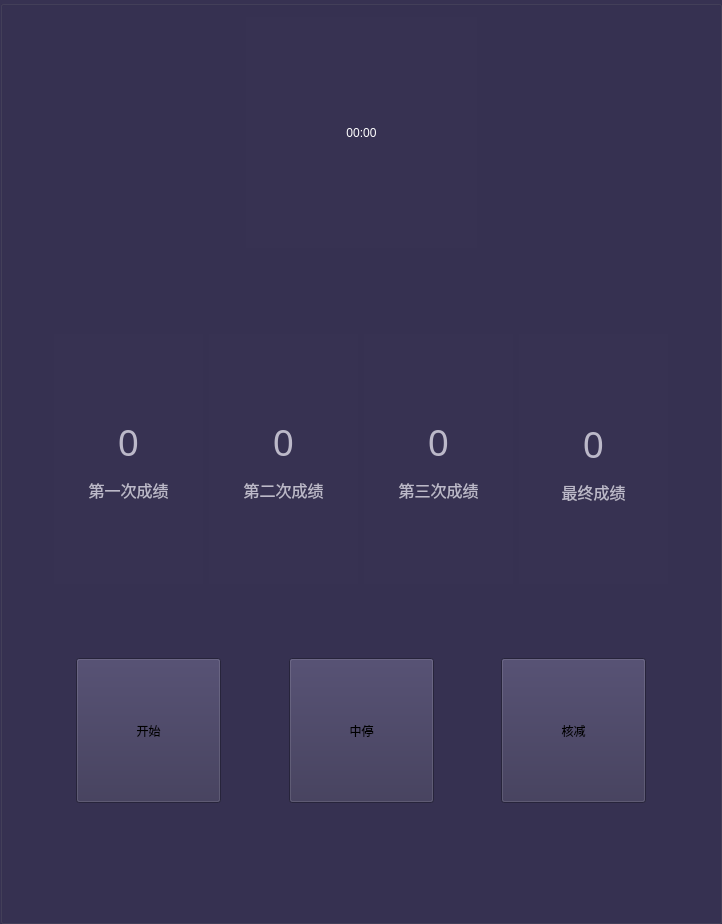
             <widget class="QGroupBox" name="gbScoreRecord">
              <property name="minimumSize">
               <size>
                <width>650</width>
                <height>0</height>
               </size>
              </property>
              <property name="styleSheet">
               <string notr="true">    background-color: rgb(55, 50, 82);</string>
              </property>
              <property name="title">
               <string/>
              </property>
              <layout class="QVBoxLayout" name="verticalLayout_27">
               <item>
                <layout class="QHBoxLayout" name="horizontalLayout_8">
                 <item>
                  <spacer name="horizontalSpacer_6">
                   <property name="orientation">
                    <enum>Qt::Horizontal</enum>
                   </property>
                   <property name="sizeHint" stdset="0">
                    <size>
                     <width>40</width>
                     <height>20</height>
                    </size>
                   </property>
                  </spacer>
                 </item>
                 <item>
                  <widget class="QLabel" name="lbCurLeftTimes">
                   <property name="minimumSize">
                    <size>
                     <width>231</width>
                     <height>231</height>
                    </size>
                   </property>
                   <property name="maximumSize">
                    <size>
                     <width>16777215</width>
                     <height>16777215</height>
                    </size>
                   </property>
                   <property name="styleSheet">
                    <string notr="true">color: rgb(255, 255, 255);</string>
                   </property>
                   <property name="text">
                    <string>00:00</string>
                   </property>
                   <property name="alignment">
                    <set>Qt::AlignCenter</set>
                   </property>
                  </widget>
                 </item>
                 <item>
                  <spacer name="horizontalSpacer_19">
                   <property name="orientation">
                    <enum>Qt::Horizontal</enum>
                   </property>
                   <property name="sizeHint" stdset="0">
                    <size>
                     <width>40</width>
                     <height>20</height>
                    </size>
                   </property>
                  </spacer>
                 </item>
                </layout>
               </item>
               <item>
                <spacer name="verticalSpacer_31">
                 <property name="orientation">
                  <enum>Qt::Vertical</enum>
                 </property>
                 <property name="sizeHint" stdset="0">
                  <size>
                   <width>20</width>
                   <height>40</height>
                  </size>
                 </property>
                </spacer>
               </item>
               <item>
                <spacer name="verticalSpacer_32">
                 <property name="orientation">
                  <enum>Qt::Vertical</enum>
                 </property>
                 <property name="sizeHint" stdset="0">
                  <size>
                   <width>20</width>
                   <height>40</height>
                  </size>
                 </property>
                </spacer>
               </item>
               <item>
                <layout class="QHBoxLayout" name="horizontalLayout_7">
                 <item>
                  <spacer name="horizontalSpacer_29">
                   <property name="orientation">
                    <enum>Qt::Horizontal</enum>
                   </property>
                   <property name="sizeHint" stdset="0">
                    <size>
                     <width>40</width>
                     <height>20</height>
                    </size>
                   </property>
                  </spacer>
                 </item>
                 <item>
                  <widget class="QGroupBox" name="gbScore1">
                   <property name="styleSheet">
                    <string notr="true">border:none;</string>
                   </property>
                   <property name="title">
                    <string/>
                   </property>
                   <layout class="QVBoxLayout" name="verticalLayout_4">
                    <item>
                     <spacer name="verticalSpacer_13">
                      <property name="orientation">
                       <enum>Qt::Vertical</enum>
                      </property>
                      <property name="sizeType">
                       <enum>QSizePolicy::Expanding</enum>
                      </property>
                      <property name="sizeHint" stdset="0">
                       <size>
                        <width>20</width>
                        <height>66</height>
                       </size>
                      </property>
                     </spacer>
                    </item>
                    <item>
                     <widget class="QLabel" name="lbScoreFirst">
                      <property name="minimumSize">
                       <size>
                        <width>0</width>
                        <height>0</height>
                       </size>
                      </property>
                      <property name="maximumSize">
                       <size>
                        <width>16777215</width>
                        <height>16777215</height>
                       </size>
                      </property>
                      <property name="font">
                       <font>
                        <family>Microsoft YaHei</family>
                        <pointsize>28</pointsize>
                        <weight>50</weight>
                        <bold>false</bold>
                       </font>
                      </property>
                      <property name="styleSheet">
                       <string notr="true">color: rgb(188, 185, 201);</string>
                      </property>
                      <property name="text">
                       <string>0</string>
                      </property>
                      <property name="alignment">
                       <set>Qt::AlignCenter</set>
                      </property>
                     </widget>
                    </item>
                    <item>
                     <widget class="QLabel" name="lbFirstScoreInfo">
                      <property name="minimumSize">
                       <size>
                        <width>125</width>
                        <height>33</height>
                       </size>
                      </property>
                      <property name="font">
                       <font>
                        <family>Microsoft YaHei</family>
                        <pointsize>12</pointsize>
                       </font>
                      </property>
                      <property name="styleSheet">
                       <string notr="true">color: rgb(188, 185, 201);</string>
                      </property>
                      <property name="text">
                       <string>第一次成绩</string>
                      </property>
                      <property name="alignment">
                       <set>Qt::AlignCenter</set>
                      </property>
                     </widget>
                    </item>
                    <item>
                     <spacer name="verticalSpacer_14">
                      <property name="orientation">
                       <enum>Qt::Vertical</enum>
                      </property>
                      <property name="sizeType">
                       <enum>QSizePolicy::Expanding</enum>
                      </property>
                      <property name="sizeHint" stdset="0">
                       <size>
                        <width>40</width>
                        <height>65</height>
                       </size>
                      </property>
                     </spacer>
                    </item>
                   </layout>
                  </widget>
                 </item>
                 <item>
                  <widget class="QGroupBox" name="gbScore2">
                   <property name="styleSheet">
                    <string notr="true">border:none;</string>
                   </property>
                   <property name="title">
                    <string/>
                   </property>
                   <layout class="QVBoxLayout" name="verticalLayout_22">
                    <item>
                     <spacer name="verticalSpacer_33">
                      <property name="orientation">
                       <enum>Qt::Vertical</enum>
                      </property>
                      <property name="sizeType">
                       <enum>QSizePolicy::Expanding</enum>
                      </property>
                      <property name="sizeHint" stdset="0">
                       <size>
                        <width>20</width>
                        <height>67</height>
                       </size>
                      </property>
                     </spacer>
                    </item>
                    <item>
                     <widget class="QLabel" name="lbScoreSecond">
                      <property name="minimumSize">
                       <size>
                        <width>0</width>
                        <height>0</height>
                       </size>
                      </property>
                      <property name="maximumSize">
                       <size>
                        <width>16777215</width>
                        <height>16777215</height>
                       </size>
                      </property>
                      <property name="font">
                       <font>
                        <family>Microsoft YaHei</family>
                        <pointsize>28</pointsize>
                        <weight>50</weight>
                        <bold>false</bold>
                       </font>
                      </property>
                      <property name="styleSheet">
                       <string notr="true">color: rgb(188, 185, 201);</string>
                      </property>
                      <property name="text">
                       <string>0</string>
                      </property>
                      <property name="alignment">
                       <set>Qt::AlignCenter</set>
                      </property>
                     </widget>
                    </item>
                    <item>
                     <widget class="QLabel" name="lbFirstScoreInfo_2">
                      <property name="minimumSize">
                       <size>
                        <width>125</width>
                        <height>33</height>
                       </size>
                      </property>
                      <property name="font">
                       <font>
                        <family>Microsoft YaHei</family>
                        <pointsize>12</pointsize>
                       </font>
                      </property>
                      <property name="styleSheet">
                       <string notr="true">color: rgb(188, 185, 201);</string>
                      </property>
                      <property name="text">
                       <string>第二次成绩</string>
                      </property>
                      <property name="alignment">
                       <set>Qt::AlignCenter</set>
                      </property>
                     </widget>
                    </item>
                    <item>
                     <spacer name="verticalSpacer_34">
                      <property name="orientation">
                       <enum>Qt::Vertical</enum>
                      </property>
                      <property name="sizeType">
                       <enum>QSizePolicy::Expanding</enum>
                      </property>
                      <property name="sizeHint" stdset="0">
                       <size>
                        <width>40</width>
                        <height>66</height>
                       </size>
                      </property>
                     </spacer>
                    </item>
                   </layout>
                  </widget>
                 </item>
                 <item>
                  <widget class="QGroupBox" name="gbScore3">
                   <property name="styleSheet">
                    <string notr="true">border:none;</string>
                   </property>
                   <property name="title">
                    <string/>
                   </property>
                   <layout class="QVBoxLayout" name="verticalLayout_24">
                    <item>
                     <spacer name="verticalSpacer_35">
                      <property name="orientation">
                       <enum>Qt::Vertical</enum>
                      </property>
                      <property name="sizeType">
                       <enum>QSizePolicy::Expanding</enum>
                      </property>
                      <property name="sizeHint" stdset="0">
                       <size>
                        <width>20</width>
                        <height>67</height>
                       </size>
                      </property>
                     </spacer>
                    </item>
                    <item>
                     <widget class="QLabel" name="lbScoreThird">
                      <property name="minimumSize">
                       <size>
                        <width>0</width>
                        <height>0</height>
                       </size>
                      </property>
                      <property name="maximumSize">
                       <size>
                        <width>16777215</width>
                        <height>16777215</height>
                       </size>
                      </property>
                      <property name="font">
                       <font>
                        <family>Microsoft YaHei</family>
                        <pointsize>28</pointsize>
                        <weight>50</weight>
                        <bold>false</bold>
                       </font>
                      </property>
                      <property name="styleSheet">
                       <string notr="true">color: rgb(188, 185, 201);</string>
                      </property>
                      <property name="text">
                       <string>0</string>
                      </property>
                      <property name="alignment">
                       <set>Qt::AlignCenter</set>
                      </property>
                     </widget>
                    </item>
                    <item>
                     <widget class="QLabel" name="lbFirstScoreInfo_3">
                      <property name="minimumSize">
                       <size>
                        <width>125</width>
                        <height>33</height>
                       </size>
                      </property>
                      <property name="font">
                       <font>
                        <family>Microsoft YaHei</family>
                        <pointsize>12</pointsize>
                       </font>
                      </property>
                      <property name="styleSheet">
                       <string notr="true">color: rgb(188, 185, 201);</string>
                      </property>
                      <property name="text">
                       <string>第三次成绩</string>
                      </property>
                      <property name="alignment">
                       <set>Qt::AlignCenter</set>
                      </property>
                     </widget>
                    </item>
                    <item>
                     <spacer name="verticalSpacer_36">
                      <property name="orientation">
                       <enum>Qt::Vertical</enum>
                      </property>
                      <property name="sizeType">
                       <enum>QSizePolicy::Expanding</enum>
                      </property>
                      <property name="sizeHint" stdset="0">
                       <size>
                        <width>40</width>
                        <height>66</height>
                       </size>
                      </property>
                     </spacer>
                    </item>
                   </layout>
                  </widget>
                 </item>
                 <item>
                  <widget class="QGroupBox" name="groupBox_14">
                   <property name="styleSheet">
                    <string notr="true">border:none;</string>
                   </property>
                   <property name="title">
                    <string/>
                   </property>
                   <layout class="QVBoxLayout" name="verticalLayout_26">
                    <item>
                     <spacer name="verticalSpacer_20">
                      <property name="orientation">
                       <enum>Qt::Vertical</enum>
                      </property>
                      <property name="sizeType">
                       <enum>QSizePolicy::Expanding</enum>
                      </property>
                      <property name="sizeHint" stdset="0">
                       <size>
                        <width>20</width>
                        <height>67</height>
                       </size>
                      </property>
                     </spacer>
                    </item>
                    <item>
                     <widget class="QLabel" name="lbScoreFinal">
                      <property name="minimumSize">
                       <size>
                        <width>0</width>
                        <height>0</height>
                       </size>
                      </property>
                      <property name="maximumSize">
                       <size>
                        <width>16777215</width>
                        <height>16777215</height>
                       </size>
                      </property>
                      <property name="font">
                       <font>
                        <family>Microsoft YaHei</family>
                        <pointsize>28</pointsize>
                        <weight>50</weight>
                        <bold>false</bold>
                       </font>
                      </property>
                      <property name="styleSheet">
                       <string notr="true">color: rgb(188, 185, 201);</string>
                      </property>
                      <property name="text">
                       <string>0</string>
                      </property>
                      <property name="alignment">
                       <set>Qt::AlignCenter</set>
                      </property>
                     </widget>
                    </item>
                    <item>
                     <widget class="QLabel" name="label_15">
                      <property name="minimumSize">
                       <size>
                        <width>125</width>
                        <height>33</height>
                       </size>
                      </property>
                      <property name="font">
                       <font>
                        <family>Microsoft YaHei</family>
                        <pointsize>12</pointsize>
                       </font>
                      </property>
                      <property name="styleSheet">
                       <string notr="true">color: rgb(188, 185, 201);</string>
                      </property>
                      <property name="text">
                       <string>最终成绩</string>
                      </property>
                      <property name="alignment">
                       <set>Qt::AlignCenter</set>
                      </property>
                     </widget>
                    </item>
                    <item>
                     <spacer name="verticalSpacer_21">
                      <property name="orientation">
                       <enum>Qt::Vertical</enum>
                      </property>
                      <property name="sizeType">
                       <enum>QSizePolicy::Preferred</enum>
                      </property>
                      <property name="sizeHint" stdset="0">
                       <size>
                        <width>20</width>
                        <height>64</height>
                       </size>
                      </property>
                     </spacer>
                    </item>
                   </layout>
                  </widget>
                 </item>
                 <item>
                  <spacer name="horizontalSpacer_30">
                   <property name="orientation">
                    <enum>Qt::Horizontal</enum>
                   </property>
                   <property name="sizeHint" stdset="0">
                    <size>
                     <width>40</width>
                     <height>20</height>
                    </size>
                   </property>
                  </spacer>
                 </item>
                </layout>
               </item>
               <item>
                <spacer name="verticalSpacer_24">
                 <property name="orientation">
                  <enum>Qt::Vertical</enum>
                 </property>
                 <property name="sizeType">
                  <enum>QSizePolicy::Minimum</enum>
                 </property>
                 <property name="sizeHint" stdset="0">
                  <size>
                   <width>5</width>
                   <height>68</height>
                  </size>
                 </property>
                </spacer>
               </item>
               <item>
                <layout class="QHBoxLayout" name="horizontalLayout_3">
                 <item>
                  <spacer name="horizontalSpacer_31">
                   <property name="orientation">
                    <enum>Qt::Horizontal</enum>
                   </property>
                   <property name="sizeHint" stdset="0">
                    <size>
                     <width>40</width>
                     <height>20</height>
                    </size>
                   </property>
                  </spacer>
                 </item>
                 <item>
                  <widget class="QPushButton" name="pbStartSkip">
                   <property name="minimumSize">
                    <size>
                     <width>145</width>
                     <height>145</height>
                    </size>
                   </property>
                   <property name="styleSheet">
                    <string notr="true">border-image: url(:/resource/images/examPage/startBtn.png);
font: 25 21pt &quot;Microsoft YaHei&quot;;</string>
                   </property>
                   <property name="text">
                    <string>开始</string>
                   </property>
                  </widget>
                 </item>
                 <item>
                  <spacer name="horizontalSpacer_36">
                   <property name="orientation">
                    <enum>Qt::Horizontal</enum>
                   </property>
                   <property name="sizeHint" stdset="0">
                    <size>
                     <width>40</width>
                     <height>20</height>
                    </size>
                   </property>
                  </spacer>
                 </item>
                 <item>
                  <widget class="QPushButton" name="pbZhongTing">
                   <property name="minimumSize">
                    <size>
                     <width>145</width>
                     <height>145</height>
                    </size>
                   </property>
                   <property name="styleSheet">
                    <string notr="true">border-image: url(:/resource/images/examPage/decreaseBtn.png);
font: 25 25.5pt &quot;Microsoft YaHei&quot;;</string>
                   </property>
                   <property name="text">
                    <string>中停</string>
                   </property>
                  </widget>
                 </item>
                 <item>
                  <spacer name="horizontalSpacer_42">
                   <property name="orientation">
                    <enum>Qt::Horizontal</enum>
                   </property>
                   <property name="sizeHint" stdset="0">
                    <size>
                     <width>40</width>
                     <height>20</height>
                    </size>
                   </property>
                  </spacer>
                 </item>
                 <item>
                  <widget class="QPushButton" name="pbDecreaseScore">
                   <property name="minimumSize">
                    <size>
                     <width>145</width>
                     <height>145</height>
                    </size>
                   </property>
                   <property name="styleSheet">
                    <string notr="true">border-image: url(:/resource/images/examPage/submitBtn.png);
font: 25 21pt &quot;Microsoft YaHei&quot;;</string>
                   </property>
                   <property name="text">
                    <string>核减</string>
                   </property>
                  </widget>
                 </item>
                 <item>
                  <spacer name="horizontalSpacer_43">
                   <property name="orientation">
                    <enum>Qt::Horizontal</enum>
                   </property>
                   <property name="sizeHint" stdset="0">
                    <size>
                     <width>40</width>
                     <height>20</height>
                    </size>
                   </property>
                  </spacer>
                 </item>
                </layout>
               </item>
               <item>
                <spacer name="verticalSpacer_15">
                 <property name="orientation">
                  <enum>Qt::Vertical</enum>
                 </property>
                 <property name="sizeType">
                  <enum>QSizePolicy::Minimum</enum>
                 </property>
                 <property name="sizeHint" stdset="0">
                  <size>
                   <width>20</width>
                   <height>40</height>
                  </size>
                 </property>
                </spacer>
               </item>
               <item>
                <spacer name="verticalSpacer_4">
                 <property name="orientation">
                  <enum>Qt::Vertical</enum>
                 </property>
                 <property name="sizeHint" stdset="0">
                  <size>
                   <width>20</width>
                   <height>67</height>
                  </size>
                 </property>
                </spacer>
               </item>
              </layout>
             </widget>
